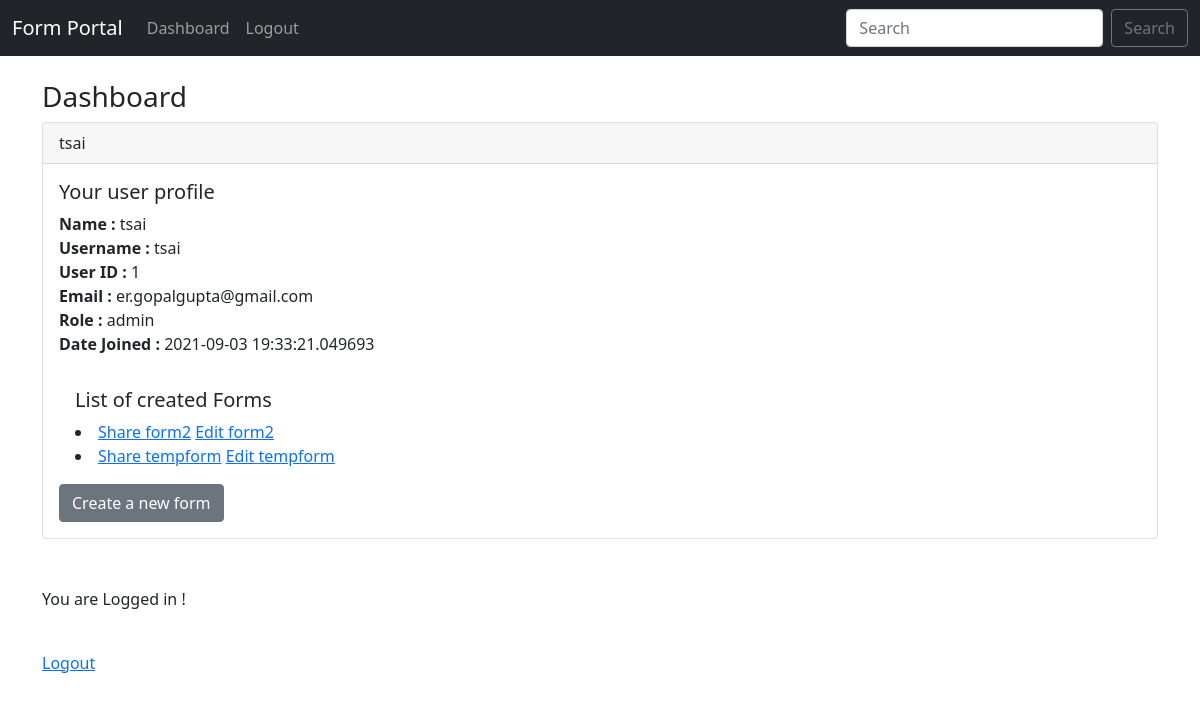
The page /dashboard (signed in) on the database as committed earlier.
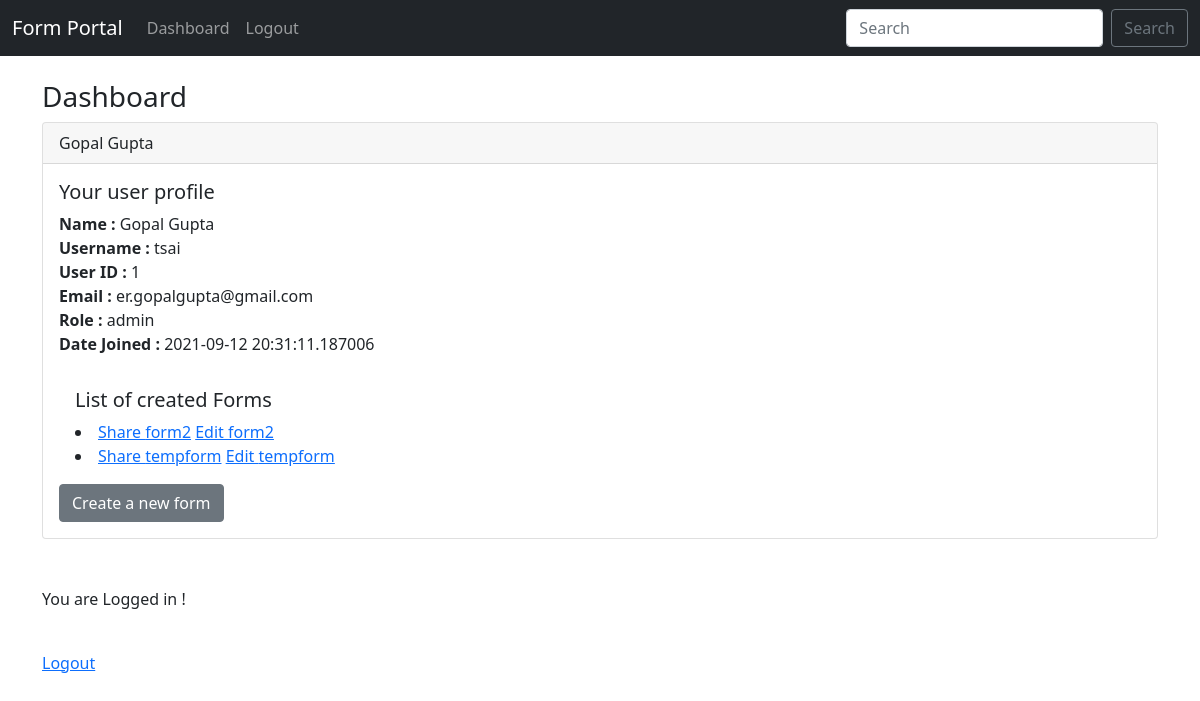
The same page on the database as committed later.
### Form.py (models this page shows, shortened)
class Users(db.Model, UserMixin):
    id = db.Column(db.Integer, primary_key=True)
    username = db.Column(db.String(20), nullable=False, unique=True)
    name = db.Column(db.String(200), nullable=False)
    email = db.Column(db.String(120), nullable=False, unique=True)
    role = db.Column(db.String(20),nullable=False)
    date_added = db.Column(db.DateTime, default=datetime.utcnow)
    password_hash = db.Column(db.String(128))
    @property
    def password(self):
        print('trying to read pwd')
        raise AttributeError('Password is not a readable item !')

### Form.py (the view)
@app.route('/dashboard',methods=['GET','POST'])
@login_required  # This will help reroute back to login page if not logged-in
def dashboard():
    content = [f"{url_for('edit_form', hash=x.split('.')[0])}" for x in os.listdir('./forms')]
    return render_template('dashboard.html', files=os.listdir("./forms"))

### Form.py (called while the page is built)
@login_manager.user_loader
def load_user(user_id):
    return Users.query.get(int(user_id))

### templates/dashboard.html (shortened to what this page needs)
{% extends 'base.html' %}
{% block content %}
    <h3> Dashboard </h3>
    <div class="card">
      <div class="card-header">
          {{ current_user.name }}
      </div>
      <div class="card-body">
        <h5 class="card-title"> Your user profile </h5>
        <p class="card-text">
            <strong>Name          :</strong> {{ current_user.name }}<br/>
            <strong>Username      :</strong> {{ current_user.username }}<br/>
            <strong>User ID       :</strong> {{ current_user.id }}<br/>
            <strong>Email         :</strong> {{ current_user.email }}<br/>
            <strong>Role          :</strong> {{ current_user.role }}<br/>
            <strong>Date Joined   :</strong> {{ current_user.date_added }}<br/>
        </p>
          <div class="card-body">
              <h5 class="card-title"> List of created Forms</h5>
          {% for file in files %}
    <li><a href='/forms/{{file.split(".")[0]}}'>Share {{file.split(".")[0]}}</a> <a href='/forms/edit/{{file.split(".")[0]}}'>Edit {{file.split(".")[0]}}</a></li>
{% endfor %}</div>
        <a href="{{ url_for('create_form') }}" class="btn btn-secondary bt-small"> Create a new form</a>
      </div>
    </div>
     <br/><br/>
     <p> You are Logged in ! </p>
     <br/>
     <a href=>Logout</a>
{% endblock %}

### templates/base.html (shortened to what this page needs)
<!doctype html>
<html lang="en">
  <head>
    <link href="https://cdn.jsdelivr.net/npm/bootstrap@5.1.0/dist/css/bootstrap.min.css" rel="stylesheet">
  </head>
  <body>
    {% include 'navbar.html' %}
    <br/>
    <div class="container">
        {% block content %}
        {% endblock %}
    </div>
  </body>
</html>

### templates/navbar.html (shortened to what this page needs)
<nav class="navbar navbar-expand-lg navbar-dark bg-dark">
  <div class="container-fluid">
    <a class="navbar-brand" href="{{ url_for('index') }}">Form Portal</a>
    <div class="collapse navbar-collapse" id="navbarSupportedContent">
      <ul class="navbar-nav me-auto mb-2 mb-lg-0">
        {% if current_user.is_authenticated %}
            <li class="nav-item">
              <a class="nav-link" href="{{ url_for('dashboard') }}">Dashboard</a>
            </li>
            <li class="nav-item">
              <a class="nav-link" href="{{ url_for('logout') }}">Logout</a>
            </li>
        {% endif %}
      </ul>
      <form class="d-flex">
        <input class="form-control me-2" type="search" placeholder="Search" aria-label="Search">
        <button class="btn btn-outline-secondary" type="submit">Search</button>
      </form>
    </div>
  </div>
</nav>

Rows that differ between the two databases and show on the page:
changed Users "tsai": name "tsai" → "Gopal Gupta"; date_added "2021-09-03 19:33:21.049693" → "2021-09-12 20:31:11.187006"
